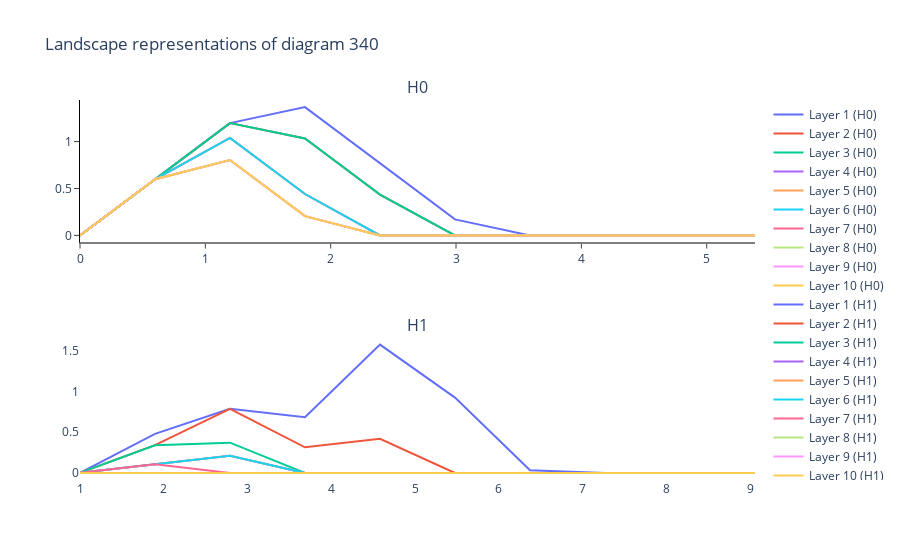

Notebook code cell kept with this figure:
### Code cell
PLless.plot(xmsr,340)

### Figure 1 — Plotly figure (JSON) as saved in the notebook; plotly's stock layout.template omitted (floating-point values rounded to 4 significant figures)
{"data": [{"hoverinfo": "none", "mode": "lines", "name": "Layer 1 (H0)", "showlegend": true, "type": "scatter", "x": [0, 0.5984, 1.197, 1.795, 2.393, 2.992, 3.59, 4.188, 4.787, 5.385], "xaxis": "x", "y": [0, 0.5984, 1.197, 1.367, 0.7689, 0.1705, 0, 0, 0, 0], "yaxis": "y"}, {"hoverinfo": "none", "mode": "lines", "name": "Layer 2 (H0)", "showlegend": true, "type": "scatter", "x": [0, 0.5984, 1.197, 1.795, 2.393, 2.992, 3.59, 4.188, 4.787, 5.385], "xaxis": "x", "y": [0, 0.5984, 1.197, 1.033, 0.435, 0, 0, 0, 0, 0], "yaxis": "y"}, {"hoverinfo": "none", "mode": "lines", "name": "Layer 3 (H0)", "showlegend": true, "type": "scatter", "x": [0, 0.5984, 1.197, 1.795, 2.393, 2.992, 3.59, 4.188, 4.787, 5.385], "xaxis": "x", "y": [0, 0.5984, 1.197, 1.033, 0.435, 0, 0, 0, 0, 0], "yaxis": "y"}, {"hoverinfo": "none", "mode": "lines", "name": "Layer 4 (H0)", "showlegend": true, "type": "scatter", "x": [0, 0.5984, 1.197, 1.795, 2.393, 2.992, 3.59, 4.188, 4.787, 5.385], "xaxis": "x", "y": [0, 0.5984, 1.039, 0.441, 0, 0, 0, 0, 0, 0], "yaxis": "y"}, {"hoverinfo": "none", "mode": "lines", "name": "Layer 5 (H0)", "showlegend": true, "type": "scatter", "x": [0, 0.5984, 1.197, 1.795, 2.393, 2.992, 3.59, 4.188, 4.787, 5.385], "xaxis": "x", "y": [0, 0.5984, 1.039, 0.441, 0, 0, 0, 0, 0, 0], "yaxis": "y"}, {"hoverinfo": "none", "mode": "lines", "name": "Layer 6 (H0)", "showlegend": true, "type": "scatter", "x": [0, 0.5984, 1.197, 1.795, 2.393, 2.992, 3.59, 4.188, 4.787, 5.385], "xaxis": "x", "y": [0, 0.5984, 1.039, 0.441, 0, 0, 0, 0, 0, 0], "yaxis": "y"}, {"hoverinfo": "none", "mode": "lines", "name": "Layer 7 (H0)", "showlegend": true, "type": "scatter", "x": [0, 0.5984, 1.197, 1.795, 2.393, 2.992, 3.59, 4.188, 4.787, 5.385], "xaxis": "x", "y": [0, 0.5984, 0.8033, 0.2049, 0, 0, 0, 0, 0, 0], "yaxis": "y"}, {"hoverinfo": "none", "mode": "lines", "name": "Layer 8 (H0)", "showlegend": true, "type": "scatter", "x": [0, 0.5984, 1.197, 1.795, 2.393, 2.992, 3.59, 4.188, 4.787, 5.385], "xaxis": "x", "y": [0, 0.5984, 0.8033, 0.2049, 0, 0, 0, 0, 0, 0], "yaxis": "y"}, {"hoverinfo": "none", "mode": "lines", "name": "Layer 9 (H0)", "showlegend": true, "type": "scatter", "x": [0, 0.5984, 1.197, 1.795, 2.393, 2.992, 3.59, 4.188, 4.787, 5.385], "xaxis": "x", "y": [0, 0.5984, 0.8033, 0.2049, 0, 0, 0, 0, 0, 0], "yaxis": "y"}, {"hoverinfo": "none", "mode": "lines", "name": "Layer 10 (H0)", "showlegend": true, "type": "scatter", "x": [0, 0.5984, 1.197, 1.795, 2.393, 2.992, 3.59, 4.188, 4.787, 5.385], "xaxis": "x", "y": [0, 0.5984, 0.8033, 0.2049, 0, 0, 0, 0, 0, 0], "yaxis": "y"}, {"hoverinfo": "none", "mode": "lines", "name": "Layer 1 (H1)", "showlegend": true, "type": "scatter", "x": [1, 1.895, 2.79, 3.685, 4.58, 5.475, 6.37, 7.265, 8.16, 9.055], "xaxis": "x2", "y": [0, 0.4808, 0.7901, 0.6851, 1.58, 0.9279, 0.03287, 0, 0, 0], "yaxis": "y2"}, {"hoverinfo": "none", "mode": "lines", "name": "Layer 2 (H1)", "showlegend": true, "type": "scatter", "x": [1, 1.895, 2.79, 3.685, 4.58, 5.475, 6.37, 7.265, 8.16, 9.055], "xaxis": "x2", "y": [0, 0.341, 0.7901, 0.3149, 0.4198, 0, 0, 0, 0, 0], "yaxis": "y2"}, {"hoverinfo": "none", "mode": "lines", "name": "Layer 3 (H1)", "showlegend": true, "type": "scatter", "x": [1, 1.895, 2.79, 3.685, 4.58, 5.475, 6.37, 7.265, 8.16, 9.055], "xaxis": "x2", "y": [0, 0.341, 0.3722, 0, 0, 0, 0, 0, 0, 0], "yaxis": "y2"}, {"hoverinfo": "none", "mode": "lines", "name": "Layer 4 (H1)", "showlegend": true, "type": "scatter", "x": [1, 1.895, 2.79, 3.685, 4.58, 5.475, 6.37, 7.265, 8.16, 9.055], "xaxis": "x2", "y": [0, 0.105, 0.2099, 0, 0, 0, 0, 0, 0, 0], "yaxis": "y2"}, {"hoverinfo": "none", "mode": "lines", "name": "Layer 5 (H1)", "showlegend": true, "type": "scatter", "x": [1, 1.895, 2.79, 3.685, 4.58, 5.475, 6.37, 7.265, 8.16, 9.055], "xaxis": "x2", "y": [0, 0.105, 0.2099, 0, 0, 0, 0, 0, 0, 0], "yaxis": "y2"}, {"hoverinfo": "none", "mode": "lines", "name": "Layer 6 (H1)", "showlegend": true, "type": "scatter", "x": [1, 1.895, 2.79, 3.685, 4.58, 5.475, 6.37, 7.265, 8.16, 9.055], "xaxis": "x2", "y": [0, 0.105, 0.2099, 0, 0, 0, 0, 0, 0, 0], "yaxis": "y2"}, {"hoverinfo": "none", "mode": "lines", "name": "Layer 7 (H1)", "showlegend": true, "type": "scatter", "x": [1, 1.895, 2.79, 3.685, 4.58, 5.475, 6.37, 7.265, 8.16, 9.055], "xaxis": "x2", "y": [0, 0.105, 0, 0, 0, 0, 0, 0, 0, 0], "yaxis": "y2"}, {"hoverinfo": "none", "mode": "lines", "name": "Layer 8 (H1)", "showlegend": true, "type": "scatter", "x": [1, 1.895, 2.79, 3.685, 4.58, 5.475, 6.37, 7.265, 8.16, 9.055], "xaxis": "x2", "y": [0, 0, 0, 0, 0, 0, 0, 0, 0, 0], "yaxis": "y2"}, {"hoverinfo": "none", "mode": "lines", "name": "Layer 9 (H1)", "showlegend": true, "type": "scatter", "x": [1, 1.895, 2.79, 3.685, 4.58, 5.475, 6.37, 7.265, 8.16, 9.055], "xaxis": "x2", "y": [0, 0, 0, 0, 0, 0, 0, 0, 0, 0], "yaxis": "y2"}, {"hoverinfo": "none", "mode": "lines", "name": "Layer 10 (H1)", "showlegend": true, "type": "scatter", "x": [1, 1.895, 2.79, 3.685, 4.58, 5.475, 6.37, 7.265, 8.16, 9.055], "xaxis": "x2", "y": [0, 0, 0, 0, 0, 0, 0, 0, 0, 0], "yaxis": "y2"}], "layout": {"annotations": [{"font": {"size": 16}, "showarrow": false, "text": "H0", "x": 0.5, "xanchor": "center", "xref": "paper", "y": 1, "yanchor": "bottom", "yref": "paper"}, {"font": {"size": 16}, "showarrow": false, "text": "H1", "x": 0.5, "xanchor": "center", "xref": "paper", "y": 0.375, "yanchor": "bottom", "yref": "paper"}], "plot_bgcolor": "white", "title": {"text": "Landscape representations of diagram 340"}, "xaxis": {"anchor": "y", "domain": [0, 1], "exponentformat": "e", "linecolor": "black", "linewidth": 1, "mirror": false, "showexponent": "all", "showline": true, "side": "bottom", "ticks": "outside", "type": "linear", "zeroline": true}, "xaxis2": {"anchor": "y2", "domain": [0, 1]}, "yaxis": {"anchor": "x", "domain": [0.625, 1], "exponentformat": "e", "linecolor": "black", "linewidth": 1, "mirror": false, "showexponent": "all", "showline": true, "side": "left", "ticks": "outside", "type": "linear", "zeroline": true}, "yaxis2": {"anchor": "x2", "domain": [0, 0.375]}}}
